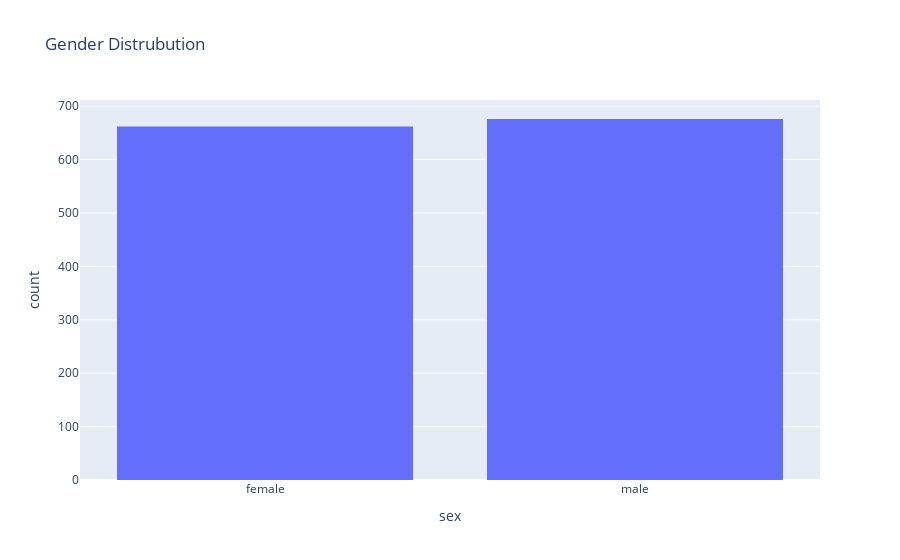

Notebook code for this chart:
### Code cell
df = data1
figure = px.histogram(df, x = "sex", title= "Gender Distrubution")
figure.update_traces(hoverinfo = "all")
figure.show()

### Figure 1 — Plotly figure (JSON) as saved in the notebook; plotly's stock layout.template omitted (floating-point values rounded to 4 significant figures; data arrays with more than 128 entries replaced by an {"elided": "..."} marker saying what was removed)
{"data": [{"alignmentgroup": "True", "bingroup": "x", "hoverinfo": "all", "hovertemplate": "sex=%{x}<br>count=%{y}<extra></extra>", "legendgroup": "", "marker": {"color": "#636efa", "pattern": {"shape": ""}}, "name": "", "offsetgroup": "", "orientation": "v", "showlegend": false, "type": "histogram", "x": {"elided": "1338 str values"}, "xaxis": "x", "yaxis": "y"}], "layout": {"barmode": "relative", "legend": {"tracegroupgap": 0}, "title": {"text": "Gender Distrubution"}, "xaxis": {"anchor": "y", "domain": [0, 1], "title": {"text": "sex"}}, "yaxis": {"anchor": "x", "domain": [0, 1], "title": {"text": "count"}}}}
